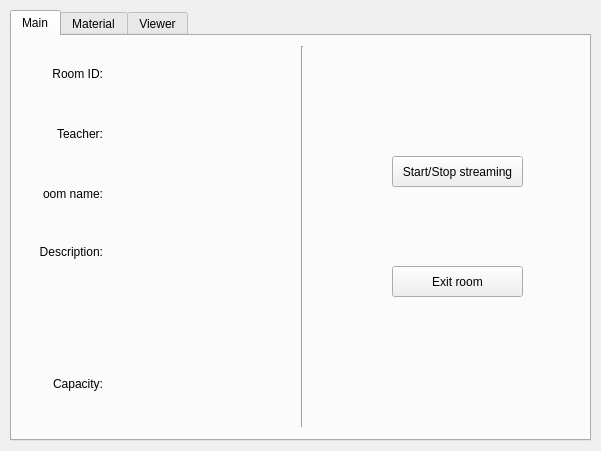
<?xml version="1.0" encoding="UTF-8"?>
<ui version="4.0">
 <class>Form</class>
 <widget class="QWidget" name="Form">
  <property name="geometry">
   <rect>
    <x>0</x>
    <y>0</y>
    <width>601</width>
    <height>451</height>
   </rect>
  </property>
  <property name="windowTitle">
   <string>Form</string>
  </property>
  <widget class="QTabWidget" name="tabWidget">
   <property name="geometry">
    <rect>
     <x>10</x>
     <y>10</y>
     <width>581</width>
     <height>431</height>
    </rect>
   </property>
   <property name="currentIndex">
    <number>0</number>
   </property>
   <widget class="QWidget" name="tab">
    <attribute name="title">
     <string>Main</string>
    </attribute>
    <widget class="QLabel" name="label_4">
     <property name="geometry">
      <rect>
       <x>20</x>
       <y>206</y>
       <width>71</width>
       <height>20</height>
      </rect>
     </property>
     <property name="text">
      <string>Description:</string>
     </property>
     <property name="alignment">
      <set>Qt::AlignRight|Qt::AlignTrailing|Qt::AlignVCenter</set>
     </property>
    </widget>
    <widget class="QLabel" name="label_2">
     <property name="geometry">
      <rect>
       <x>40</x>
       <y>90</y>
       <width>51</width>
       <height>16</height>
      </rect>
     </property>
     <property name="text">
      <string>Teacher:</string>
     </property>
     <property name="alignment">
      <set>Qt::AlignRight|Qt::AlignTrailing|Qt::AlignVCenter</set>
     </property>
    </widget>
    <widget class="QLabel" name="label_3">
     <property name="geometry">
      <rect>
       <x>30</x>
       <y>150</y>
       <width>61</width>
       <height>16</height>
      </rect>
     </property>
     <property name="text">
      <string>Room name:</string>
     </property>
     <property name="alignment">
      <set>Qt::AlignRight|Qt::AlignTrailing|Qt::AlignVCenter</set>
     </property>
    </widget>
    <widget class="QLabel" name="label">
     <property name="geometry">
      <rect>
       <x>40</x>
       <y>30</y>
       <width>51</width>
       <height>16</height>
      </rect>
     </property>
     <property name="text">
      <string>Room ID:</string>
     </property>
     <property name="alignment">
      <set>Qt::AlignRight|Qt::AlignTrailing|Qt::AlignVCenter</set>
     </property>
    </widget>
    <widget class="Line" name="line">
     <property name="geometry">
      <rect>
       <x>280</x>
       <y>10</y>
       <width>20</width>
       <height>381</height>
      </rect>
     </property>
     <property name="orientation">
      <enum>Qt::Vertical</enum>
     </property>
    </widget>
    <widget class="QLabel" name="id_label">
     <property name="geometry">
      <rect>
       <x>100</x>
       <y>30</y>
       <width>161</width>
       <height>16</height>
      </rect>
     </property>
     <property name="text">
      <string/>
     </property>
    </widget>
    <widget class="QLabel" name="teacher_name_label">
     <property name="geometry">
      <rect>
       <x>100</x>
       <y>90</y>
       <width>161</width>
       <height>16</height>
      </rect>
     </property>
     <property name="text">
      <string/>
     </property>
    </widget>
    <widget class="QLabel" name="room_name_label">
     <property name="geometry">
      <rect>
       <x>100</x>
       <y>150</y>
       <width>161</width>
       <height>16</height>
      </rect>
     </property>
     <property name="text">
      <string/>
     </property>
    </widget>
    <widget class="QLabel" name="description_label">
     <property name="geometry">
      <rect>
       <x>100</x>
       <y>210</y>
       <width>161</width>
       <height>111</height>
      </rect>
     </property>
     <property name="text">
      <string/>
     </property>
     <property name="alignment">
      <set>Qt::AlignLeading|Qt::AlignLeft|Qt::AlignTop</set>
     </property>
    </widget>
    <widget class="QPushButton" name="start_button">
     <property name="geometry">
      <rect>
       <x>380</x>
       <y>120</y>
       <width>131</width>
       <height>31</height>
      </rect>
     </property>
     <property name="text">
      <string>Start/Stop streaming</string>
     </property>
    </widget>
    <widget class="QPushButton" name="exit_button">
     <property name="geometry">
      <rect>
       <x>380</x>
       <y>230</y>
       <width>131</width>
       <height>31</height>
      </rect>
     </property>
     <property name="text">
      <string>Exit room</string>
     </property>
    </widget>
    <widget class="QLabel" name="label_5">
     <property name="geometry">
      <rect>
       <x>40</x>
       <y>340</y>
       <width>51</width>
       <height>16</height>
      </rect>
     </property>
     <property name="text">
      <string>Capacity:</string>
     </property>
     <property name="alignment">
      <set>Qt::AlignRight|Qt::AlignTrailing|Qt::AlignVCenter</set>
     </property>
    </widget>
    <widget class="QLabel" name="capacity_label">
     <property name="geometry">
      <rect>
       <x>100</x>
       <y>340</y>
       <width>161</width>
       <height>16</height>
      </rect>
     </property>
     <property name="text">
      <string/>
     </property>
    </widget>
   </widget>
   <widget class="QWidget" name="tab_2">
    <attribute name="title">
     <string>Material</string>
    </attribute>
    <widget class="QLineEdit" name="material_edit">
     <property name="geometry">
      <rect>
       <x>40</x>
       <y>340</y>
       <width>401</width>
       <height>21</height>
      </rect>
     </property>
    </widget>
    <widget class="QPushButton" name="material_button">
     <property name="geometry">
      <rect>
       <x>450</x>
       <y>340</y>
       <width>91</width>
       <height>21</height>
      </rect>
     </property>
     <property name="text">
      <string>Post</string>
     </property>
    </widget>
    <widget class="QTextBrowser" name="material_browser">
     <property name="geometry">
      <rect>
       <x>40</x>
       <y>50</y>
       <width>501</width>
       <height>241</height>
      </rect>
     </property>
    </widget>
   </widget>
   <widget class="QWidget" name="tab_3">
    <attribute name="title">
     <string>Viewer</string>
    </attribute>
    <widget class="QTableView" name="tableView">
     <property name="geometry">
      <rect>
       <x>40</x>
       <y>50</y>
       <width>501</width>
       <height>241</height>
      </rect>
     </property>
    </widget>
    <widget class="QPushButton" name="pushButton_4">
     <property name="geometry">
      <rect>
       <x>450</x>
       <y>340</y>
       <width>91</width>
       <height>21</height>
      </rect>
     </property>
     <property name="text">
      <string>Kick</string>
     </property>
    </widget>
   </widget>
  </widget>
 </widget>
 <resources/>
 <connections/>
</ui>
